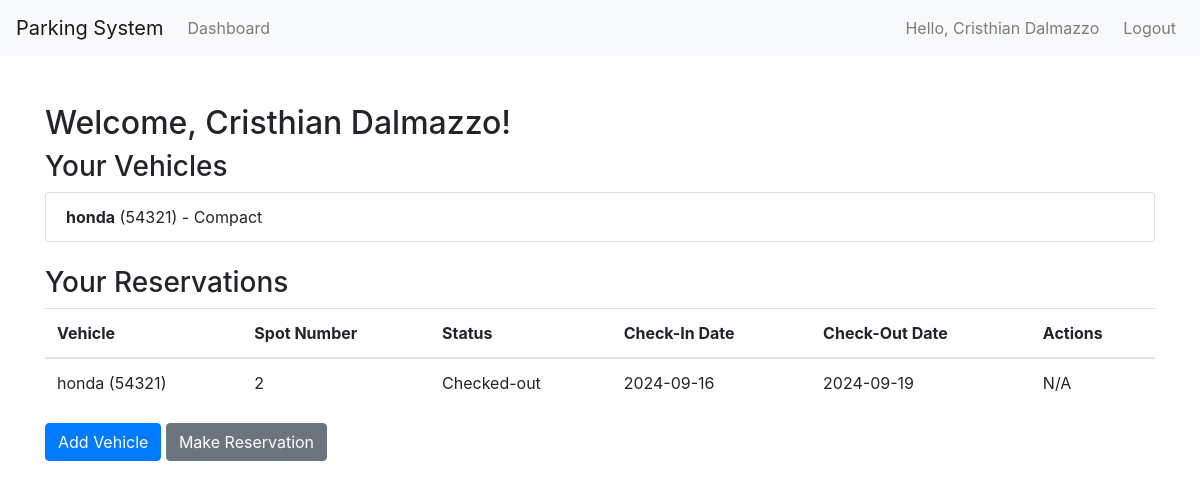
/dashboard (signed in), run on the app's committed database.
### models.py (models this page shows)
class User(UserMixin, db.Model):
    __tablename__ = 'users'
    id = db.Column(db.Integer, primary_key=True)
    full_name = db.Column(db.String(150), nullable=False)
    email = db.Column(db.String(150), unique=True, nullable=False)
    phone_number = db.Column(db.String(20), nullable=False)
    password = db.Column(db.String(150), nullable=False)
    created_at = db.Column(db.DateTime, server_default=db.func.now())
    vehicles = db.relationship('Vehicle', backref='owner', lazy=True)
    reservations = db.relationship('Reservation', backref='user', lazy=True)

class Vehicle(db.Model):
    __tablename__ = 'vehicles'
    id = db.Column(db.Integer, primary_key=True)
    user_id = db.Column(db.Integer, db.ForeignKey('users.id'), nullable=False)
    vehicle_model = db.Column(db.String(100), nullable=False)
    vehicle_size = db.Column(db.String(10), nullable=False)
    license_plate = db.Column(db.String(20), unique=True, nullable=False)
    created_at = db.Column(db.DateTime, server_default=db.func.now())

class Reservation(db.Model):
    __tablename__ = 'reservations'
    id = db.Column(db.Integer, primary_key=True)
    user_id = db.Column(db.Integer, db.ForeignKey('users.id'), nullable=False)
    vehicle_id = db.Column(db.Integer, db.ForeignKey('vehicles.id'), nullable=False)
    spot_id = db.Column(db.Integer, db.ForeignKey('parking_spots.id'), nullable=False)
    reservation_date_in = db.Column(db.Date, nullable=False)
    reservation_date_out = db.Column(db.Date, nullable=False)
    check_in_time = db.Column(db.DateTime, nullable=True)
    check_out_time = db.Column(db.DateTime, nullable=True)
    status = db.Column(db.String(10), default='Pending')
    created_at = db.Column(db.DateTime, server_default=db.func.now())
    vehicle = db.relationship('Vehicle', backref='reservations')

class ParkingSpot(db.Model):
    __tablename__ = 'parking_spots'
    id = db.Column(db.Integer, primary_key=True)
    spot_type = db.Column(db.String(10), nullable=False)
    is_available = db.Column(db.Boolean, default=True)
    spot_number = db.Column(db.Integer, unique=True, nullable=False)
    created_at = db.Column(db.DateTime, server_default=db.func.now())
    reservations = db.relationship('Reservation', backref='spot', lazy=True)

### app.py (the view)
@app.route('/dashboard')
@login_required
def dashboard():
    return render_template('dashboard.html')

### app.py (called while the page is built)
@login_manager.user_loader
def load_user(user_id):
    return User.query.get(int(user_id))

### templates/dashboard.html (shortened to what this page needs)
{% extends "base.html" %}
{% block content %}
<div class="container mt-5">
    <h2>Welcome, {{ current_user.full_name }}!</h2>
    <h3>Your Vehicles</h3>
    {% if current_user.vehicles %}
        <ul class="list-group mb-4">
            {% for vehicle in current_user.vehicles %}
                <li class="list-group-item">
                    <strong>{{ vehicle.vehicle_model }}</strong> ({{ vehicle.license_plate }}) - {{ vehicle.vehicle_size }}
                </li>
            {% endfor %}
        </ul>
    {% else %}
        <p>You have no vehicles added. <a href="{{ url_for('add_vehicle') }}">Add a vehicle</a></p>
    {% endif %}
    <h3>Your Reservations</h3>
    {% if current_user.reservations %}
        <table class="table">
            <thead>
                <tr>
                    <th>Vehicle</th>
                    <th>Spot Number</th>
                    <th>Status</th>
                    <th>Check-In Date</th>
                    <th>Check-Out Date</th>
                    <th>Actions</th>
                </tr>
            </thead>
            <tbody>
                {% for reservation in current_user.reservations %}
                    <tr>
                        <td>{{ reservation.vehicle.vehicle_model }} ({{ reservation.vehicle.license_plate }})</td>
                        <td>{{ reservation.spot.spot_number }}</td>
                        <td>{{ reservation.status }}</td>
                        <td>{{ reservation.reservation_date_in.strftime('%Y-%m-%d') }}</td>
                        <td>{{ reservation.reservation_date_out.strftime('%Y-%m-%d') }}</td>
                        <td>
                            {% if reservation.status == 'Confirmed' %}
                                <a href="{{ url_for('checkin', reservation_id=reservation.id) }}" class="btn btn-success btn-sm">Check-In</a>
                            {% elif reservation.status == 'Checked-in' %}
                                <a href="{{ url_for('checkout', reservation_id=reservation.id) }}" class="btn btn-warning btn-sm">Check-Out</a>
                            {% else %}
                                N/A
                            {% endif %}
                        </td>
                    </tr>
                {% endfor %}
            </tbody>
        </table>
    {% else %}
        <p>You have no reservations. <a href="{{ url_for('reserve') }}">Make a reservation</a></p>
    {% endif %}
    <a href="{{ url_for('add_vehicle') }}" class="btn btn-primary">Add Vehicle</a>
    <a href="{{ url_for('reserve') }}" class="btn btn-secondary">Make Reservation</a>
</div>
{% endblock %}

### templates/base.html (shortened to what this page needs)
<!DOCTYPE html>
<html lang="en">
<head>
    <link rel="stylesheet" href="https://stackpath.bootstrapcdn.com/bootstrap/4.5.2/css/bootstrap.min.css">
</head>
<body>
    <nav class="navbar navbar-expand-lg navbar-light bg-light">
        <a class="navbar-brand" href="{{ url_for('index') }}">Parking System</a>
        <div class="collapse navbar-collapse">
            <ul class="navbar-nav mr-auto">
                {% if current_user.is_authenticated %}
                    <li class="nav-item">
                        <a class="nav-link" href="{{ url_for('dashboard') }}">Dashboard</a>
                    </li>
                {% endif %}
            </ul>
            <ul class="navbar-nav">
                {% if current_user.is_authenticated %}
                    <li class="nav-item">
                        <span class="navbar-text mr-3">Hello, {{ current_user.full_name }}</span>
                    </li>
                    <li class="nav-item">
                        <a class="nav-link" href="{{ url_for('logout') }}">Logout</a>
                    </li>
                {% endif %}
            </ul>
        </div>
    </nav>
    {% block content %}{% endblock %}
</body>
</html>

### data on the page
User: full_name "Cristhian Dalmazzo"
Vehicle: vehicle_model "honda", license_plate "54321", vehicle_size "Compact"
Reservation: vehicle.vehicle_model "honda", vehicle.license_plate "54321", spot.spot_number "2", status "Checked-out", reservation_date_in "2024-09-16", reservation_date_out "2024-09-19", shows "N/A"
